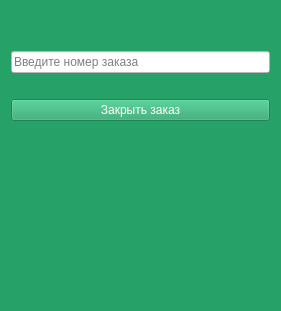
<?xml version="1.0" encoding="UTF-8"?>
<ui version="4.0">
 <class>Form</class>
 <widget class="QWidget" name="Form">
  <property name="geometry">
   <rect>
    <x>0</x>
    <y>0</y>
    <width>281</width>
    <height>311</height>
   </rect>
  </property>
  <property name="minimumSize">
   <size>
    <width>281</width>
    <height>0</height>
   </size>
  </property>
  <property name="maximumSize">
   <size>
    <width>281</width>
    <height>311</height>
   </size>
  </property>
  <property name="windowTitle">
   <string>Закрыть заказ</string>
  </property>
  <property name="styleSheet">
   <string notr="true">color: rgb(255, 255, 255);
background-color: rgb(38, 162, 105);</string>
  </property>
  <layout class="QVBoxLayout" name="verticalLayout_2">
   <item>
    <layout class="QVBoxLayout" name="verticalLayout">
     <item>
      <spacer name="verticalSpacer_2">
       <property name="orientation">
        <enum>Qt::Vertical</enum>
       </property>
       <property name="sizeType">
        <enum>QSizePolicy::Maximum</enum>
       </property>
       <property name="sizeHint" stdset="0">
        <size>
         <width>20</width>
         <height>40</height>
        </size>
       </property>
      </spacer>
     </item>
     <item>
      <widget class="QLineEdit" name="order_id_edit">
       <property name="styleSheet">
        <string notr="true">background-color: rgb(255, 255, 255);
color: rgb(0, 0, 0);</string>
       </property>
       <property name="placeholderText">
        <string>Введите номер заказа</string>
       </property>
      </widget>
     </item>
     <item>
      <widget class="QLabel" name="info_label">
       <property name="text">
        <string/>
       </property>
      </widget>
     </item>
     <item>
      <widget class="QPushButton" name="close_order_btn">
       <property name="enabled">
        <bool>false</bool>
       </property>
       <property name="text">
        <string>Закрыть заказ</string>
       </property>
      </widget>
     </item>
     <item>
      <spacer name="verticalSpacer">
       <property name="orientation">
        <enum>Qt::Vertical</enum>
       </property>
       <property name="sizeHint" stdset="0">
        <size>
         <width>20</width>
         <height>40</height>
        </size>
       </property>
      </spacer>
     </item>
    </layout>
   </item>
  </layout>
 </widget>
 <resources/>
 <connections/>
</ui>
